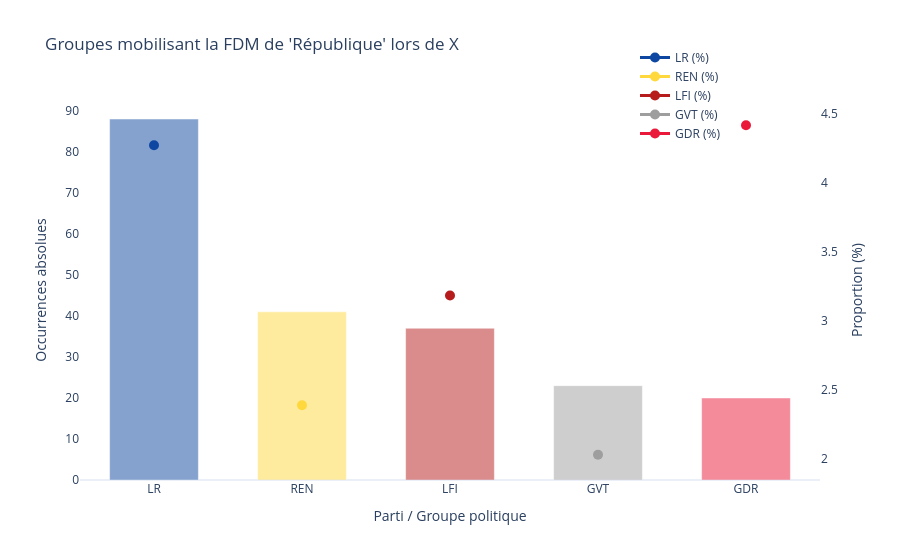

Write notebook code for a chart like this one.
### Code cell
diachronique_séquences_partis(
    df,
    couleurs_groupes=couleurs_groupes,
    jours=["2018-04-16", "2018-04-17", "2018-04-18", "2018-04-19", "2018-04-20", "2018-04-21", "2018-07-26", "2018-07-31", "2018-08-01"], 
    periode="jours",
    seuil_min_true=3,
    top_n=5,
    titre="Groupes mobilisant la FDM de 'République' lors de X"
)

### Figure 1 — Plotly figure (JSON) as saved in the notebook; plotly's stock layout.template omitted (floating-point values rounded to 4 significant figures)
{"data": [{"hovertemplate": "<b>LR</b><br>Occurrences : %{y}<extra></extra>", "marker": {"color": "#0D47A1"}, "name": "LR (VA)", "opacity": 0.5, "showlegend": false, "type": "bar", "x": ["LR"], "y": [88], "yaxis": "y"}, {"hovertemplate": "<b>LR</b><br>Proportion : %{y}<extra></extra>", "line": {"color": "#0D47A1", "width": 3}, "marker": {"size": 10, "symbol": "circle"}, "name": "LR (%)", "type": "scatter", "x": ["LR"], "y": [4.27], "yaxis": "y2"}, {"hovertemplate": "<b>REN</b><br>Occurrences : %{y}<extra></extra>", "marker": {"color": "#FFD83E"}, "name": "REN (VA)", "opacity": 0.5, "showlegend": false, "type": "bar", "x": ["REN"], "y": [41], "yaxis": "y"}, {"hovertemplate": "<b>REN</b><br>Proportion : %{y}<extra></extra>", "line": {"color": "#FFD83E", "width": 3}, "marker": {"size": 10, "symbol": "circle"}, "name": "REN (%)", "type": "scatter", "x": ["REN"], "y": [2.385], "yaxis": "y2"}, {"hovertemplate": "<b>LFI</b><br>Occurrences : %{y}<extra></extra>", "marker": {"color": "#B71C1C"}, "name": "LFI (VA)", "opacity": 0.5, "showlegend": false, "type": "bar", "x": ["LFI"], "y": [37], "yaxis": "y"}, {"hovertemplate": "<b>LFI</b><br>Proportion : %{y}<extra></extra>", "line": {"color": "#B71C1C", "width": 3}, "marker": {"size": 10, "symbol": "circle"}, "name": "LFI (%)", "type": "scatter", "x": ["LFI"], "y": [3.181], "yaxis": "y2"}, {"hovertemplate": "<b>GVT</b><br>Occurrences : %{y}<extra></extra>", "marker": {"color": "#9E9E9E"}, "name": "GVT (VA)", "opacity": 0.5, "showlegend": false, "type": "bar", "x": ["GVT"], "y": [23], "yaxis": "y"}, {"hovertemplate": "<b>GVT</b><br>Proportion : %{y}<extra></extra>", "line": {"color": "#9E9E9E", "width": 3}, "marker": {"size": 10, "symbol": "circle"}, "name": "GVT (%)", "type": "scatter", "x": ["GVT"], "y": [2.026], "yaxis": "y2"}, {"hovertemplate": "<b>GDR</b><br>Occurrences : %{y}<extra></extra>", "marker": {"color": "#ea193a"}, "name": "GDR (VA)", "opacity": 0.5, "showlegend": false, "type": "bar", "x": ["GDR"], "y": [20], "yaxis": "y"}, {"hovertemplate": "<b>GDR</b><br>Proportion : %{y}<extra></extra>", "line": {"color": "#ea193a", "width": 3}, "marker": {"size": 10, "symbol": "circle"}, "name": "GDR (%)", "type": "scatter", "x": ["GDR"], "y": [4.415], "yaxis": "y2"}], "layout": {"bargap": 0.4, "legend": {"bgcolor": "rgba(255,255,255,0.7)", "x": 0.75, "y": 1.15}, "title": {"text": "Groupes mobilisant la FDM de 'République' lors de X"}, "xaxis": {"title": {"text": "Parti / Groupe politique"}}, "yaxis": {"showgrid": false, "title": {"text": "Occurrences absolues"}}, "yaxis2": {"overlaying": "y", "showgrid": false, "side": "right", "title": {"text": "Proportion (%)"}}}}
